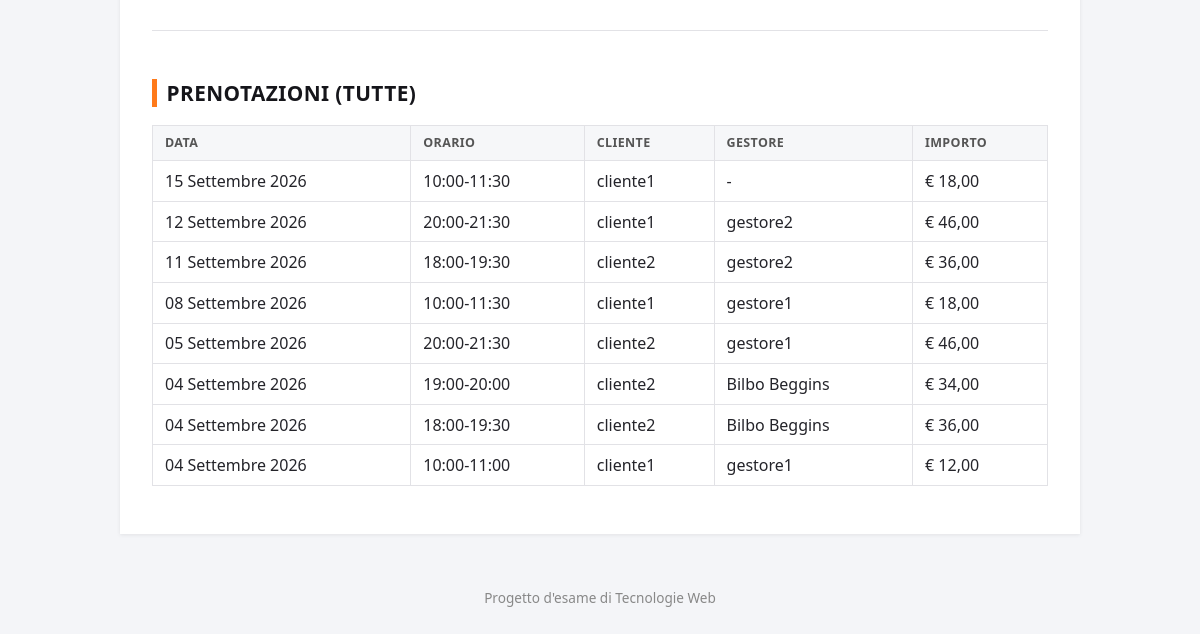
The page /struttura/gestore/ (signed in, lower part) on the database as committed earlier.
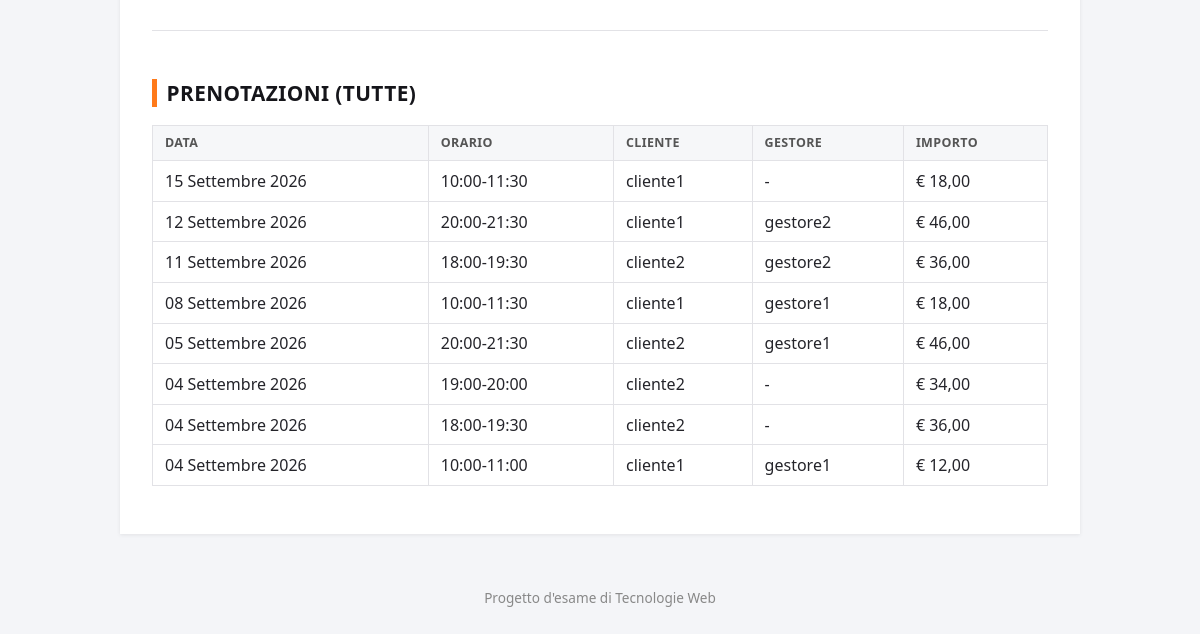
The same page on the database as committed later.
### prenotazioni/models.py (models this page shows, shortened)
class Prenotazione(models.Model):
    class Stato(models.TextChoices):
        CONFERMATA = 'confermata', 'Confermata'
        CANCELLATA = 'cancellata', 'Cancellata'
    utente = models.ForeignKey('accounts.User', on_delete=models.CASCADE, related_name='prenotazioni')
    gestore = models.ForeignKey(
        'accounts.User', on_delete=models.SET_NULL, null=True, blank=True,
        related_name='prenotazioni_gestite',
    )
    data = models.DateField()
    ora_inizio = models.TimeField()
    ora_fine = models.TimeField()
    spogliatoio = models.BooleanField(default=False)
    numero_partecipanti = models.PositiveIntegerField(
        default=1, validators=[MinValueValidator(1), MaxValueValidator(PARTECIPANTI_MASSIMO)],
    )
    stato = models.CharField(max_length=12, choices=Stato.choices, default=Stato.CONFERMATA)
    prezzo_listino = models.DecimalField(max_digits=7, decimal_places=2)
    prezzo_finale = models.DecimalField(max_digits=7, decimal_places=2, null=True, blank=True)
    creato_il = models.DateTimeField(auto_now_add=True)
    cancellata_il = models.DateTimeField(null=True, blank=True)
    class Meta:
        ordering = ['-data', '-ora_inizio']
    @property
    def importo_dovuto(self):
        return self.prezzo_finale if self.prezzo_finale is not None else self.prezzo_listino

### accounts/models.py (models this page shows, shortened)
class User(AbstractUser):
    username = models.CharField(
        _('username'),
        max_length=USERNAME_MASSIMO_CARATTERI,
        unique=True,
        help_text=f'Obbligatorio. Massimo {USERNAME_MASSIMO_CARATTERI} caratteri. Solo lettere, cifre e @/./+/-/_ .',
        validators=[UnicodeUsernameValidator()],
        error_messages={'unique': 'Esiste già un utente con questo nome utente.'},
    )
    first_name = models.CharField(_('first name'), max_length=NOME_MASSIMO_CARATTERI, blank=True)
    last_name = models.CharField(_('last name'), max_length=NOME_MASSIMO_CARATTERI, blank=True)
    class Ruolo(models.TextChoices):
        CLIENTE = 'cliente', 'Cliente'
        GESTORE = 'gestore', 'Gestore'
        ADMIN = 'admin', 'Admin'
    role = models.CharField(max_length=10, choices=Ruolo.choices, default=Ruolo.CLIENTE)
    @property
    def is_cliente(self):
        return self.role == self.Ruolo.CLIENTE
    @property
    def is_admin_struttura(self):
        return self.role == self.Ruolo.ADMIN
    @property
    def is_gestore_or_admin(self):
        return self.role in (self.Ruolo.GESTORE, self.Ruolo.ADMIN)
    def __str__(self):
        return self.get_full_name() or self.username

### struttura/views.py (the view)
# urls.py: path('gestore/', views.dashboard, name='dashboard'),
@gestore_or_admin_required
def dashboard(request):
    _assicura_orari_default()
    from prenotazioni.models import Prenotazione
    if request.user.is_admin_struttura:
        prenotazioni = Prenotazione.objects.filter(
            stato=Prenotazione.Stato.CONFERMATA, data__gte=timezone.localdate(),
        ).select_related('utente', 'gestore')[:30]
    else:
        prenotazioni = Prenotazione.objects.filter(
            gestore=request.user, stato=Prenotazione.Stato.CONFERMATA, data__gte=timezone.localdate(),
        ).select_related('utente')[:30]
    return render(request, 'struttura/dashboard.html', {
        'orario_formset': OrarioAperturaFormSet(queryset=OrarioApertura.objects.all()),
        'tariffa_form': TariffaForm(instance=Tariffa.get_attuale()),
        'chiusura_form': ChiusuraStraordinariaForm(),
        'servizio_form': ServizioForm(),
        'chiusure': ChiusuraStraordinaria.objects.all(),
        'servizi': Servizio.objects.all(),
        'prenotazioni': prenotazioni,
    })

### accounts/permissions.py (called while the page is built)
def _is_gestore_or_admin(user):
    return user.is_authenticated and user.is_gestore_or_admin

### prenotazioni/context_processors.py (called while the page is built)
def notifiche(request):
    user = getattr(request, 'user', None)
    if not user or not user.is_authenticated:
        return {}
    return {'notifiche_non_lette': user.notifiche.filter(letta=False).count()}

### struttura/models.py (called while the page is built)
    @classmethod
    def get_attuale(cls):
        tariffa = cls.objects.first()
        if tariffa is None:
            tariffa = cls.objects.create()
        return tariffa

### struttura/views.py (called while the page is built)
def _assicura_orari_default():
    if OrarioApertura.objects.count() < 7:
        esistenti = set(OrarioApertura.objects.values_list('giorno_settimana', flat=True))
        for giorno, _ in OrarioApertura.Giorno.choices:
            if giorno not in esistenti:
                OrarioApertura.objects.create(giorno_settimana=giorno)

### templates/struttura/dashboard.html (shortened to what this page needs)
{% extends "base.html" %}
{% block content %}
<section class="dashboard-section">
    <h2>Prenotazioni {% if user.is_admin_struttura %}(tutte){% else %}a te assegnate{% endif %}</h2>
    <table>
        <thead><tr><th>Data</th><th>Orario</th><th>Cliente</th><th>Gestore</th><th>Importo</th></tr></thead>
        <tbody>
        {% for p in prenotazioni %}
            <tr>
                <td>{{ p.data }}</td>
                <td>{{ p.ora_inizio|time:"H:i" }}-{{ p.ora_fine|time:"H:i" }}</td>
                <td>{{ p.utente }}</td>
                <td>{{ p.gestore|default:"-" }}</td>
                <td>€ {{ p.importo_dovuto }}</td>
            </tr>
        {% empty %}
            <tr><td colspan="5">Nessuna prenotazione futura.</td></tr>
        {% endfor %}
        </tbody>
    </table>
</section>
{% endblock %}

Rows that differ between the two databases and show on the page:
changed Prenotazione (number 6 of 8 on the later page): gestore "Bilbo Beggins" → "-"
changed Prenotazione (number 7 of 8 on the later page): gestore "Bilbo Beggins" → "-"
